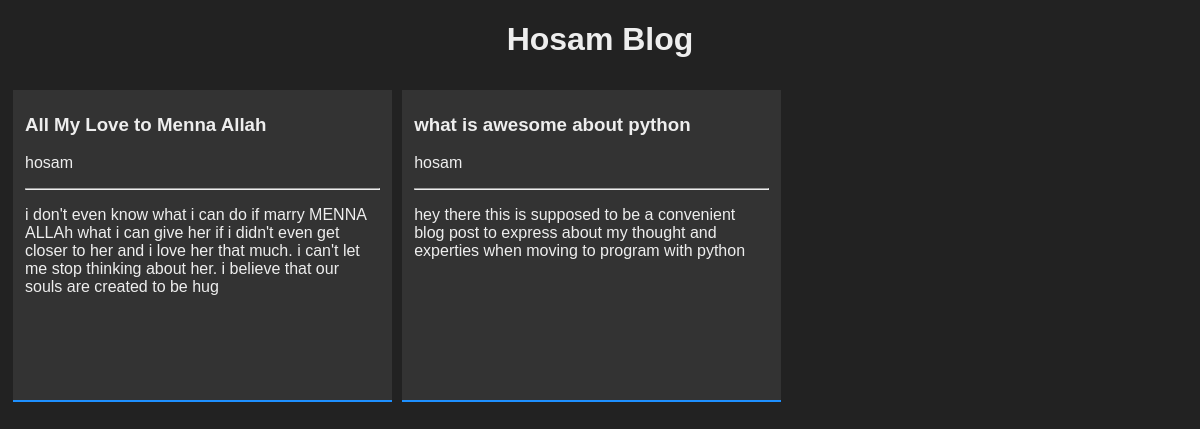
Screenshot of /blog/ with the database file from the repository.
### blog/models.py (models this page shows, shortened)
class Post(models.Model):
    STATUS_CHOICES = [
        ('draft', 'Draft'),
        ('published', 'Published')
    ]
    title   = models.CharField(max_length=220)
    slug    = models.SlugField(unique_for_date='publish', max_length=220)
    author  = models.CharField(User,  max_length=150)
    body    = models.TextField()
    publish = models.DateTimeField(default=timezone.now)
    created = models.DateTimeField(auto_now_add=True)
    updated = models.DateTimeField(auto_now=True)
    status  = models.CharField(max_length=10, choices= STATUS_CHOICES, default='draft')
    class Meta():
        ordering = ['-publish']

### blog/views.py (the view)
# urls.py: path('', views.index, name= 'index'),
def index(request):
    posts = list(Post.objects.all())
    """ page = request.GET.get('page')
    try:
        posts_nav = Paginator.page(page)
    except PageNotAnInteger:
        posts_nav = Paginator.page(1)
    except EmptyPage:
        posts_nav = Paginator.page(Paginator.num_pages)
    """
    return render(request, 'blog/index.html', { 'blogs': posts})

### blog/templates/blog/index.html (shortened to what this page needs)
<!DOCTYPE html>
<html lang="en">
<head>
    {% load static %}
    <link rel="stylesheet" href="{% static 'blog/style.css'%}">
</head>
<body>
    <h1>Hosam Blog</h1>
<div class="blog-container">
    {% for blog in blogs %}
    <div class="blog-post">
        <h3>{{ blog.title }}</h3>
        <p>{{ blog.author}}</p><hr>
        <p>{{ blog.body }}</p>
    </div>
    {% endfor %}
</div>
</body>
</html>

### blog/static/blog/style.css (style rules this page uses)
* { font-family: Sans-Serif; }
body { background-color: #222; color: #eee }
h1 { text-align: center; }
.blog-container { display: flex; justify-content: flex-start; }
.blog-post { display: inline-block; width: 30%; background-color: #333; border: #111; padding: 5px 12px; margin: 10px 5px; min-height: 300px; border-bottom: 2px solid dodgerblue; transition: background-color 0.25s ease-in-out; }

### rows the page displays
Post: title "All My Love to Menna Allah", author "hosam", body "i don't even know what i can do if marry MENNA ALLAh what i can give her if i didn't even get closer to her and i love her that much. i can't let me stop thinking about her. i believe that our souls are created to be hug"
Post: title "what is awesome about python", author "hosam", body "hey there this is supposed to be a convenient blog post to express about my thought and experties when moving to program with python"
